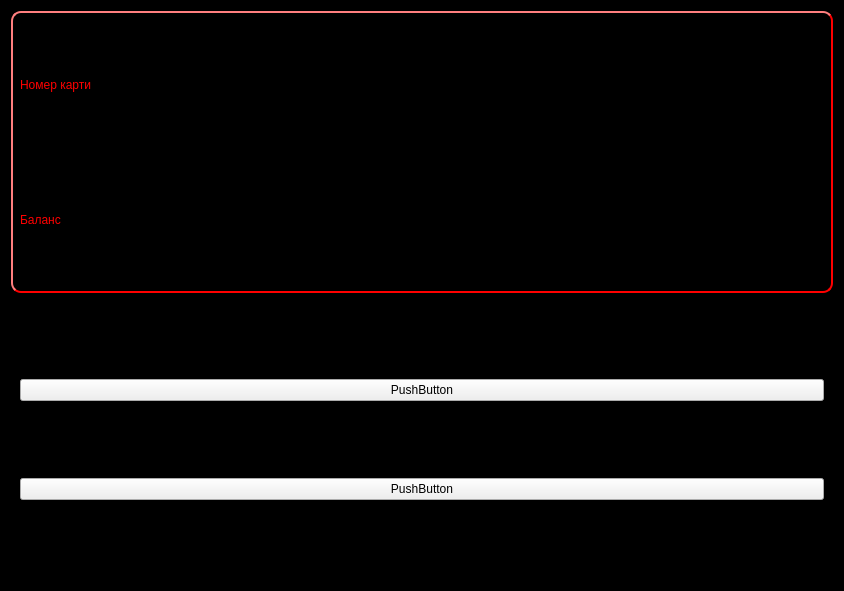
<?xml version="1.0" encoding="UTF-8"?>
<ui version="4.0">
 <class>ActionsScreen</class>
 <widget class="QWidget" name="ActionsScreen">
  <property name="geometry">
   <rect>
    <x>0</x>
    <y>0</y>
    <width>844</width>
    <height>591</height>
   </rect>
  </property>
  <property name="windowTitle">
   <string>Form</string>
  </property>
  <property name="styleSheet">
   <string notr="true">QWidget#ActionsScreen{
	background: black;
}</string>
  </property>
  <layout class="QGridLayout" name="gridLayout_2">
   <item row="1" column="0">
    <widget class="QWidget" name="cardMenu" native="true">
     <property name="styleSheet">
      <string notr="true">QWidget#cardMenu {
	background-color:black;
}</string>
     </property>
     <layout class="QGridLayout" name="gridLayout_3">
      <item row="2" column="0">
       <widget class="QPushButton" name="pushButton_2">
        <property name="text">
         <string>PushButton</string>
        </property>
       </widget>
      </item>
      <item row="1" column="0">
       <widget class="QPushButton" name="pushButton">
        <property name="text">
         <string>PushButton</string>
        </property>
       </widget>
      </item>
     </layout>
    </widget>
   </item>
   <item row="0" column="0">
    <widget class="QWidget" name="cardInfo" native="true">
     <property name="styleSheet">
      <string notr="true">QWidget#cardInfo {
	border-style: outset;
	border-radius: 10px;
	border-width: 2px;
	
	border-color: red;
	background-color:black;
}</string>
     </property>
     <layout class="QGridLayout" name="gridLayout">
      <item row="3" column="0">
       <widget class="QLabel" name="balanceText">
        <property name="styleSheet">
         <string notr="true">QLabel#balanceText {
	color:red;
	background: black;
}</string>
        </property>
        <property name="text">
         <string>Баланс</string>
        </property>
       </widget>
      </item>
      <item row="3" column="2">
       <widget class="QLabel" name="balance">
        <property name="styleSheet">
         <string notr="true">QLabel#balance {
	color:red;
	background: black;
}</string>
        </property>
        <property name="text">
         <string/>
        </property>
       </widget>
      </item>
      <item row="2" column="2">
       <widget class="QLabel" name="cardNumber">
        <property name="styleSheet">
         <string notr="true">QLabel#cardNumber {
	color:red;
	background: black;
}</string>
        </property>
        <property name="text">
         <string/>
        </property>
       </widget>
      </item>
      <item row="2" column="0">
       <widget class="QLabel" name="cardNumberText">
        <property name="styleSheet">
         <string notr="true">QLabel#cardNumberText {
	color: red;
	background: black;
}</string>
        </property>
        <property name="text">
         <string>Номер карти</string>
        </property>
       </widget>
      </item>
     </layout>
    </widget>
   </item>
  </layout>
 </widget>
 <resources/>
 <connections/>
</ui>
